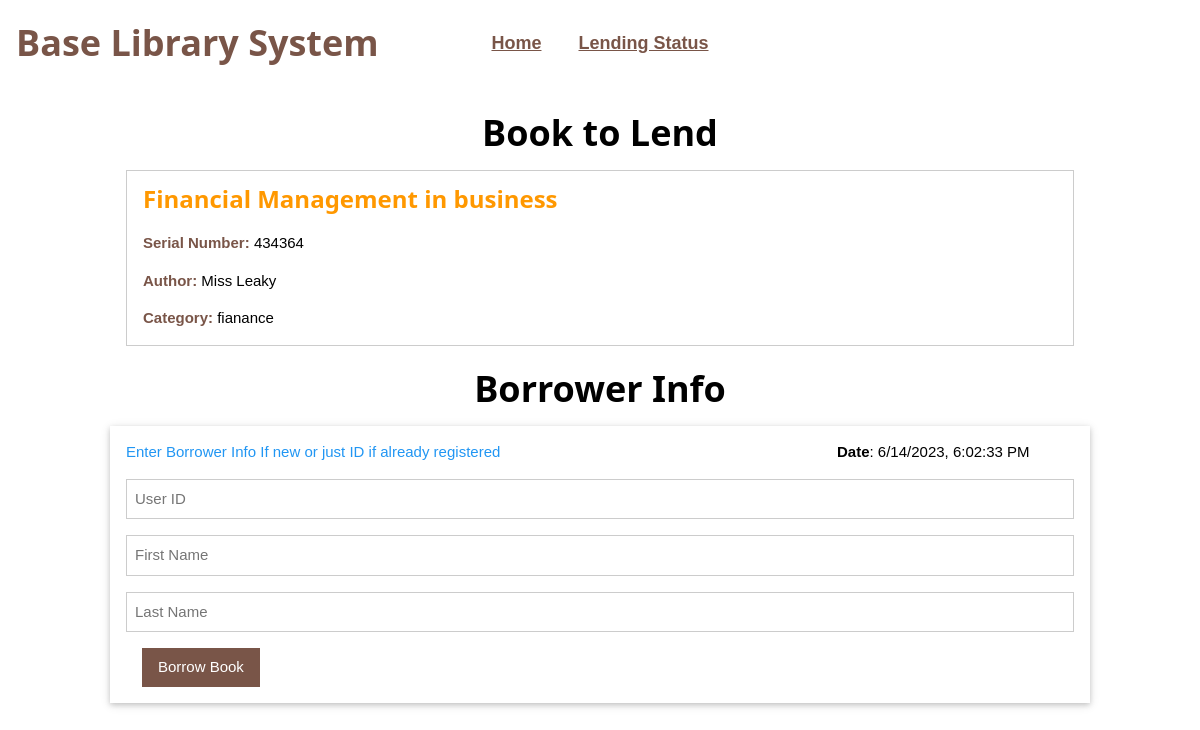
The app's page /borrow?book_id=434364 with its own data.
### main.py (models this page shows)
class Books(db.Model):
    serial = db.Column(db.Integer, primary_key=True, autoincrement=False)
    title = db.Column(db.String(50), nullable=False)
    author = db.Column(db.String(50), nullable=False)
    category = db.Column(db.String(50), nullable=True)
    borrower_id = db.Column(db.Integer, db.ForeignKey('borrower.id'), nullable=True)
    date_lenderd = db.Column(db.DateTime, nullable=True)
    date_created = db.Column(db.DateTime, default=datetime.utcnow)

### main.py (the view, shortened to what this page needs)
@app.route('/borrow', methods=['POST', 'GET'])
def borrow():
    if request.method == 'GET':
        book_id = request.args.get('book_id')
        return render_template('lendingpage.html',book=Books.query.filter_by(serial=book_id).first(), error=None)

### templates/lendingpage.html (shortened to what this page needs)
{% extends 'base.html' %}
{% block body %}
<div class="w3-content">
    <div class="w3-panel">
        <h1 class="w3-center"><b>Book to Lend</b></h1>
        <div class="w3-container w3-border">
            <h3 class="w3-text-orange"><b>{{book.title}}</b></h3>
            <p><b class="w3-text-brown">Serial Number: </b>{{book.serial}}</p>
            <p><b class="w3-text-brown">Author: </b>{{book.author}}</p>
            <p><b class="w3-text-brown">Category: </b>{{book.category}}</p>
        </div>
    </div>
    <h1 class="w3-center w3-margin-top"><b>Borrower Info</b></h1>
        <form action="/borrow" class="w3-card-2 w3-container" method="post">
            <div class="row">
                {% if not error %}
                <p class="w3-text-blue w3-threequarter">Enter Borrower Info If new or just ID if already registered</p>
                {% else %}
                <p class="w3-text-red w3-threequarter">{{error}}</p>
                {% endif %}
                <div class="w3-quarter" id="time"></div>
            </div>
            <input type="text" reuired name="id" class="w3-input w3-border w3-margin-top" placeholder="User ID">
            <input type="text" name="first_name" class="w3-input w3-border w3-margin-top" placeholder="First Name">
            <input type="text" name="last_name" class="w3-input w3-border w3-margin-top" placeholder="Last Name">
            <input type="submit" value="Borrow Book" class="w3-button w3-margin w3-brown">
        </form>
    </div>
{% endblock %}

### static/css/w3.css (style rules this page uses)
*,*:before,*:after { box-sizing:inherit }
html { -ms-text-size-adjust:100%;-webkit-text-size-adjust:100% }
body { margin:0 }
b,strong { font-weight:bolder }
button,input,select,textarea,optgroup { font:inherit;margin:0 }
button,input { overflow:visible }
button,[type=button],[type=reset],[type=submit] { -webkit-appearance:button }
html,body { font-family:Verdana,sans-serif;font-size:15px;line-height:1.5 }
html { overflow-x:hidden }
h1 { font-size:36px }
h3 { font-size:24px }
h1,h2,h3,h4,h5,h6 { font-family:"Segoe UI",Arial,sans-serif;font-weight:400;margin:10px 0 }
.w3-btn,.w3-button { border:none;display:inline-block;padding:8px 16px;vertical-align:middle;overflow:hidden;text-decoration:none;color:inherit;background-color:inherit;text-align:center;cursor:pointer;white-space:nowrap }
.w3-btn,.w3-button { -webkit-touch-callout:none;-webkit-user-select:none;-khtml-user-select:none;-moz-user-select:none;-ms-user-select:none;user-select:none }
.w3-input { padding:8px;display:block;border:none;border-bottom:1px solid #ccc;width:100% }
.w3-container:after,.w3-container:before,.w3-panel:after,.w3-panel:before,.w3-row:after,.w3-row:before,.w3-row-padding:after,.w3-row-padding:before, .w3-cell-row:before,.w3-cell-row:after,.w3-clear:after,.w3-clear:before,.w3-bar:before,.w3-bar:after { content:"";display:table;clear:both }
.w3-col,.w3-half,.w3-third,.w3-twothird,.w3-threequarter,.w3-quarter { float:left;width:100% }
@media (min-width:601px) { .w3-col.m3,.w3-quarter { width:24.99999% } }
@media (min-width:601px) { .w3-col.m9,.w3-threequarter { width:74.99999% } }
.w3-content,.w3-auto { margin-left:auto;margin-right:auto }
.w3-content { max-width:980px }
.w3-container,.w3-panel { padding:0.01em 16px }
.w3-panel { margin-top:16px;margin-bottom:16px }
.w3-card,.w3-card-2 { box-shadow:0 2px 5px 0 rgba(0,0,0,0.16),0 2px 10px 0 rgba(0,0,0,0.12) }
.w3-center { text-align:center!important }
.w3-border { border:1px solid #ccc!important }
.w3-margin { margin:16px!important }
.w3-margin-top { margin-top:16px!important }
.w3-brown,.w3-hover-brown:hover { color:#fff!important;background-color:#795548!important }
.w3-text-blue,.w3-hover-text-blue:hover { color:#2196F3!important }
.w3-text-brown,.w3-hover-text-brown:hover { color:#795548!important }
.w3-text-orange,.w3-hover-text-orange:hover { color:#ff9800!important }

### records on screen
Books: title "Financial Management in business", serial "434364", author "Miss Leaky", category "fianance"
